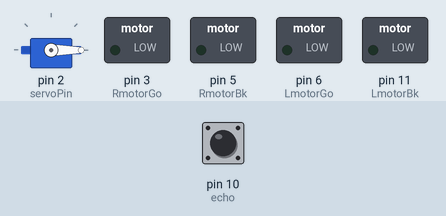
The sketch below on a simulated Arduino Uno, built with avr-gcc and run on an emulated ATmega328P. On the bench: servo, switched loads named in the sketch (green lamp = pin HIGH). The inputs (shaded band) are chosen by the test bench; at power-on: pin 10 (echo) LOW. Pins used as bus, display or sensor lines are not drawn; what the sketch prints to the serial monitor is not drawn.

Above: at 12.2 s.
18.7 s: pin 10 (echo) pulsed HIGH 2 times (0.12 s each, 0.3 s apart)
At 21.5 s:
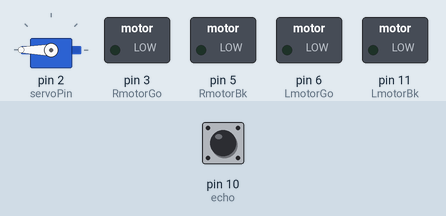
At 24.1 s:
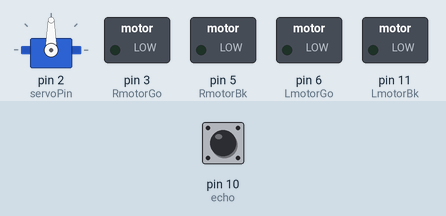
Timing chart, 0 to 30.4 s (numbered marks = the images above; inputs shaded):
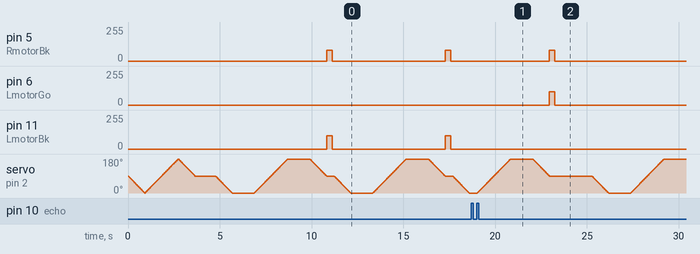

Measured:
- after the input at 18.7 s, pin 6 (LmotorGo): 0/255 → 100/255 after 4.3 s, → 0/255 0.30 s later; pin 11 (LmotorBk): stays 0/255 (without the input it goes to 100/255 after 5.0 s)
- by itself, pin 5 (RmotorBk): alternates 80/255 for 0.30 s and 0/255 for 6.2 s
- by itself, pin 11 (LmotorBk): alternates 100/255 for 0.30 s and 0/255 for 6.2 s

The sketch:

20181206Motor_new.ino
```cpp
#include <Servo.h>
Servo S1;

int servoPin = 2;
int RmotorGo = 3;
int RmotorBk = 5;
int LmotorGo = 6;
int LmotorBk = 11;
int rSpeed = 80;
int lSpeed = 100;
int trig = 9;
int echo = 10;

void setup() {
  pinMode(RmotorGo, OUTPUT);
  pinMode(RmotorBk, OUTPUT);
  pinMode(LmotorGo, OUTPUT);
  pinMode(LmotorBk, OUTPUT);
  pinMode(trig, OUTPUT);
  pinMode(echo, INPUT);
  S1.attach(servoPin);
  Serial.begin(38400);
  while (!Serial)
  {
    ;
  }
  S1.write(90);
  for (int i = 90; i >= 0; i--)
  {
    S1.write(i);
    delay(10);
  }
  for (int i = 0; i <= 180; i++)
  {
    S1.write(i);
    delay(10);
  }
  for (int i = 180; i >= 90; i--)
  {
    S1.write(i);
    delay(10);
  }
}

void cGo()
{
  digitalWrite(RmotorGo, HIGH);
  analogWrite(RmotorGo, rSpeed);
  analogWrite(RmotorBk, 0);
  digitalWrite(LmotorGo, HIGH);
  analogWrite(LmotorGo, lSpeed);
  analogWrite(LmotorBk, 0);
  delay(100);
}

void cBack()
{
  digitalWrite(RmotorBk, HIGH);
  analogWrite(RmotorBk, rSpeed);
  analogWrite(RmotorGo, 0);
  digitalWrite(LmotorBk, HIGH);
  analogWrite(LmotorBk, lSpeed);
  analogWrite(LmotorGo, 0);
  delay(100);
}

void cStop()
{
  analogWrite(RmotorGo, 0);
  analogWrite(RmotorBk, 0);
  analogWrite(LmotorGo, 0);
  analogWrite(LmotorBk, 0);
  delay(100);
}

void turnL()
{
  digitalWrite(RmotorGo, HIGH);
  analogWrite(RmotorGo, rSpeed);
  analogWrite(RmotorBk, 0);
  digitalWrite(LmotorGo, LOW);
  analogWrite(LmotorGo, 0);
  analogWrite(LmotorBk, 0);
  delay(100);
}

void turnR()
{
  digitalWrite(RmotorGo, LOW);
  analogWrite(RmotorGo, 0);
  analogWrite(RmotorBk, 0);
  digitalWrite(LmotorGo, HIGH);
  analogWrite(LmotorGo, lSpeed);
  analogWrite(LmotorBk, 0);
  delay(100);
}

void spinL()
{
  digitalWrite(RmotorGo, HIGH);
  digitalWrite(RmotorBk, LOW);
  analogWrite(RmotorGo, rSpeed);
  analogWrite(RmotorBk, 0);
  digitalWrite(LmotorBk, HIGH);
  digitalWrite(LmotorGo, LOW);
  analogWrite(LmotorBk, lSpeed);
  analogWrite(LmotorGo, 0);
  delay(100);
}

void spinR()
{
  digitalWrite(LmotorGo, HIGH);
  digitalWrite(LmotorBk, LOW);
  analogWrite(LmotorGo, lSpeed);
  analogWrite(LmotorBk, 0);
  digitalWrite(RmotorBk, HIGH);
  digitalWrite(RmotorGo, LOW);
  analogWrite(RmotorBk, rSpeed);
  analogWrite(RmotorGo, 0);
  delay(100);
}

float dist()
{
  digitalWrite(trig, LOW);
  delayMicroseconds(2);
  digitalWrite(trig, HIGH);
  delayMicroseconds(10);
  return pulseIn(echo, HIGH) / 58.2;
}

void servoTurn(int angle)
{
  int nowAngle = S1.read();
  if (nowAngle > angle)
  {
    for (int i = nowAngle; i >= angle; i--)
    {
      S1.write(i);
      delay(10);
    }
  }
  else
  {
    for (int i = nowAngle; i <= angle; i++)
    {
      S1.write(i);
      delay(10);
    }
  }
}

void check() {
  cStop();
  float distR;
  float distL;
  servoTurn(0);
  distR = dist();
  delay(200);
  servoTurn(180);
  distL = dist();
  delay(200);
  servoTurn(90);

  Serial.print("右邊距離：");
  Serial.print(distR);
  Serial.print("  左邊距離：");
  Serial.println(distL);
 if (distR < 20 && distL < 20)
  {
    cBack();
    delay(200);
    check();
  }
  else if (distR > distL)
  {
    spinR();
    delay(200);
  }
  else
  {
    spinL();
    delay(200);
  }
  cStop();
  delay(200);
}

void loop() {
  float nowDist = dist();
  Serial.print("現在距離：");
  Serial.println(nowDist);
  if (nowDist > 20)
    cGo();
  else
    check();
  //  cStop();
  //  delay(100);
  //  for (int i = 0; i < 5; i++)
  //  {
  //    cBack();
  //    delay(100);
  //  }
  //  cStop();
  //  delay(100);
  //  for (int i = 0; i < 5; i++)
  //  {
  //    turnL();
  //    delay(200);
  //  }
  //  cStop();
  //  for (int i = 0; i < 5; i++)
  //  {
  //    turnR();
  //    delay(200);
  //  }
  //  cStop();
  //  delay(200);
  //  for (int i = 0; i < 5; i++)
  //  {
  //    spinL();
  //    delay(200);
  //  }
  //  delay(1000);
  //   for (int i = 0; i < 5; i++)
  //  {
  //    spinR();
  //    delay(200);
  //  }
  //  delay(2000);
}
```
